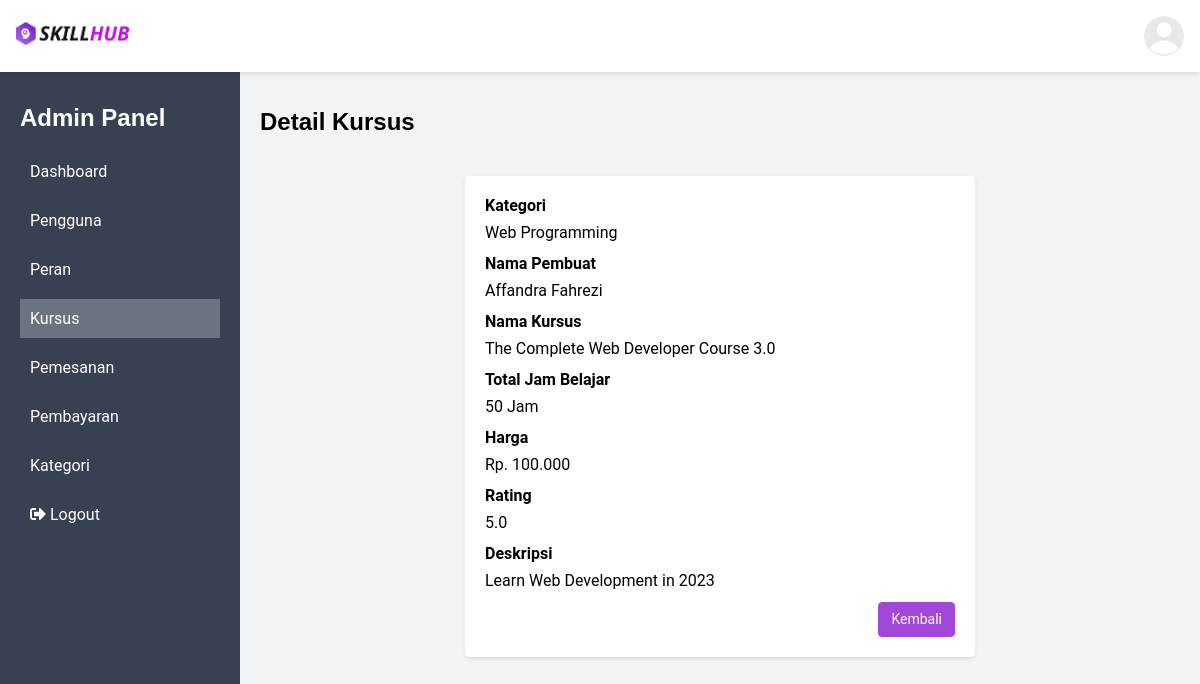
Page /public/kursus/show/3 (signed in) on the committed database.
### tables this page shows
CREATE TABLE `kursus` (
  `id` int(11) NOT NULL,
  `id_kategori` int(11) DEFAULT NULL,
  `id_pengguna` int(11) NOT NULL,
  `nama` varchar(255) NOT NULL,
  `total_jam_belajar` decimal(10,0) DEFAULT NULL,
  `harga` decimal(10,0) NOT NULL,
  `rating` decimal(2,1) DEFAULT NULL,
  `deskripsi` text DEFAULT NULL
);

CREATE TABLE `kategori` (
  `id` int(11) NOT NULL,
  `nama` varchar(255) NOT NULL
);

CREATE TABLE `pengguna` (
  `id` int(11) NOT NULL,
  `id_peran` int(11) DEFAULT NULL,
  `nama` varchar(100) NOT NULL,
  `email` varchar(100) NOT NULL,
  `password` varchar(255) NOT NULL,
  `is_login` tinyint(1) DEFAULT NULL
);

### app/controllers/Kursus.php (called while the page is built, shortened)
<?php
class Kursus extends Controller
{
    public function show($id)
    {
        $data["judul"] = "Detail Kursus";
        $data["kursus"] = $this->model("KursusModel")->find($id);
        $this->view("admin_panel.kursus.show", $data, "templates.layout_admin");
    }
}

### app/core/App.php (called while the page is built, shortened)
<?php
class App
{
    protected $method = 'index';
    protected $params = [];
    public function __construct()
    {
        $url = $this->parseURL();
        if (isset($url[0]) && file_exists('../app/controllers/' . $url[0] . '.php')) {
            unset($url[0]);
        } else if (isset($url[0]) && !file_exists('../app/controllers/' . $url[0] . '.php')) {
            abort_if(true, 404, "errors.404");
        }
        $this->controller = new $this->controller;
        if (isset($url[1])) {
            if (method_exists($this->controller, $url[1])) {
                $this->method = $url[1];
                unset($url[1]);
            }
        }
        if (!empty($url)) {
            $this->params = array_values($url);
        }
        call_user_func_array([$this->controller, $this->method], $this->params);
    }
    public static function parseURL(): ?array
    {
        if (isset($_GET['url'])) {
            $url = rtrim($_GET['url'], '/');
            $url = filter_var($url, FILTER_SANITIZE_URL);
            $url = explode('/', $url);
            return $url;
        }
        return null;
    }
}

### public/index.php (called while the page is built, shortened)
<?php
$app = new App;

### app/core/Database.php (called while the page is built, shortened)
<?php
class Database{
    private $host = DB_HOST,
            $user = DB_USER,
            $pass = DB_PASS,
            $dbname = DB_NAME;
    private $dbh,
            $stmt;
    public function __construct(){
        $dsn = "mysql:host=$this->host;dbname=$this->dbname";
        $option = [
            PDO::ATTR_PERSISTENT => true,
            PDO::ATTR_ERRMODE => PDO::ERRMODE_EXCEPTION
        ];
        try{
            $this->dbh = new PDO($dsn, "$this->user", "$this->pass", $option);
        }catch(PDOException $e){
            die($e->getMessage());
        }
    }
    public function query($query){
        $this->stmt = $this->dbh->prepare($query);
    }
    public function bind($param, $value, $type = null){
        if(is_null($type)){
            switch(true){
                case is_int($value) :
                    $type = PDO::PARAM_INT;
                    break;
                default :
                    $type = PDO::PARAM_STR;
            }
        }
        $this->stmt->bindValue($param, $value, $type);
    }
    public function execute(){
        $this->stmt->execute();
    }
    public function single(){
        $this->execute();
        return $this->stmt->fetch(PDO::FETCH_ASSOC);
    }
}

### app/models/KursusModel.php (called while the page is built, shortened)
<?php
class KursusModel
{
    private $table = "kursus", $db;
    public function __construct()
    {
        $this->db = new Database;
    }
    public function find($id)
    {
        $sql = <<<SQL
            SELECT $this->table.*, kategori.nama AS nama_kategori, pengguna.nama AS nama_pengguna
            FROM $this->table, kategori, pengguna
            WHERE $this->table.id_kategori = kategori.id
            AND $this->table.id_pengguna = pengguna.id
            AND $this->table.id = :id
        SQL;
        $this->db->query($sql);
        $this->db->bind('id', $id);
        return $this->db->single();
    }
}

### app/helpers/functions.php (called while the page is built, shortened)
<?php
function formatNumber($num): string
{
    return number_format($num, 0, ',', '.');
}

### app/views/admin_panel/kursus/show.php (the view)
<h2>Detail Kursus</h2>
<div class="container container-sm form-crud">
  <div class="card">
    <div class="card-body">
      <div class="mb-3">
        <label for="nama_kategori" class="form-label font-bold">Kategori</label>
        <div><?= $kursus['nama_kategori']; ?></div>
      </div>
      <div class="mb-3">
        <label for="nama_pengguna" class="form-label font-bold">Nama Pembuat</label>
        <div><?= $kursus['nama_pengguna']; ?></div>
      </div>
      <div class="mb-3">
        <label for="nama" class="form-label font-bold">Nama Kursus</label>
        <div><?= $kursus['nama']; ?></div>
      </div>
      <div class="mb-3">
        <label for="total_jam_belajar" class="form-label font-bold">Total Jam Belajar</label>
        <div><?= formatNumber($kursus['total_jam_belajar']); ?> Jam</div>
      </div>
      <div class="mb-3">
        <label for="harga" class="form-label font-bold">Harga</label>
        <div>Rp. <?= formatNumber($kursus['harga']); ?></div>
      </div>
      <div class="mb-3">
        <label for="rating" class="form-label font-bold">Rating</label>
        <div><?= $kursus['rating']; ?></div>
      </div>
      <div class="mb-3">
        <label for="deskripsi" class="form-label font-bold">Deskripsi</label>
        <div><?= $kursus['deskripsi']; ?></div>
      </div>
      <div class="text-right">
        <a class="btn btn-outline btn-primary text-sm" href="<?= BASEURL; ?>/kursus/index">Kembali</a>
      </div>
    </div>
  </div>
</div>

### public/css/style.css (style rules this page uses)
body, p { margin: 0; border: 0; outline: 0; font-size: 1rem; vertical-align: baseline; background: transparent; font-family: "Roboto", sans-serif; }
h1, h2, h3, h4, h5, h6 { font-family: "Montserrat", sans-serif; }
a { text-decoration: none; }
.btn { display: inline-block; font-weight: 400; color: #fff; text-align: center; vertical-align: middle; user-select: none; background-color: transparent; padding: 0.375rem 0.75rem; font-size: 1rem; line-height: 1.5; border-radius: 0.25rem; transition: color 0.15s ease-in-out, background-color 0.15s ease-in-out, border-color 0.15s ease-in-out, box-shadow 0.15s ease-in-out; cursor: pointer; border: none; }
.btn-primary { background-color: #a148d9; border-color: #a148d9; color: #fff; }
.btn-outline { border-width: 1px; border-style: solid; padding: 0.375rem 0.75rem; }
.container { width: 100%; padding-right: 15px; padding-left: 15px; margin-right: auto; margin-left: auto; }
.container-sm { max-width: 540px; }
.mb-3 { margin-bottom: 0.75rem; }
.text-sm { font-size: 0.875rem; }
.text-right { text-align: right; }
.font-bold { font-weight: 700 !important; }
.form-label { display: block; margin-bottom: 0.5rem; font-weight: 500; }
.card { position: relative; display: -ms-flexbox; display: flex; -ms-flex-direction: column; flex-direction: column; min-width: 0; word-wrap: break-word; background-color: #fff; background-clip: border-box; box-shadow: 0 2px 4px rgba(0, 0, 0, 0.1); border-radius: 0.25rem; }
.card-body { -ms-flex: 1 1 auto; flex: 1 1 auto; padding: 1.25rem; }
.form-crud { margin-top: 2.5rem; }

### rows in the picture
kursus: id_kategori.nama "Web Programming", id_pengguna.nama "Affandra Fahrezi", nama "The Complete Web Developer Course 3.0", total_jam_belajar "50", harga "100.000", rating "5.0", deskripsi "Learn Web Development in 2023"
